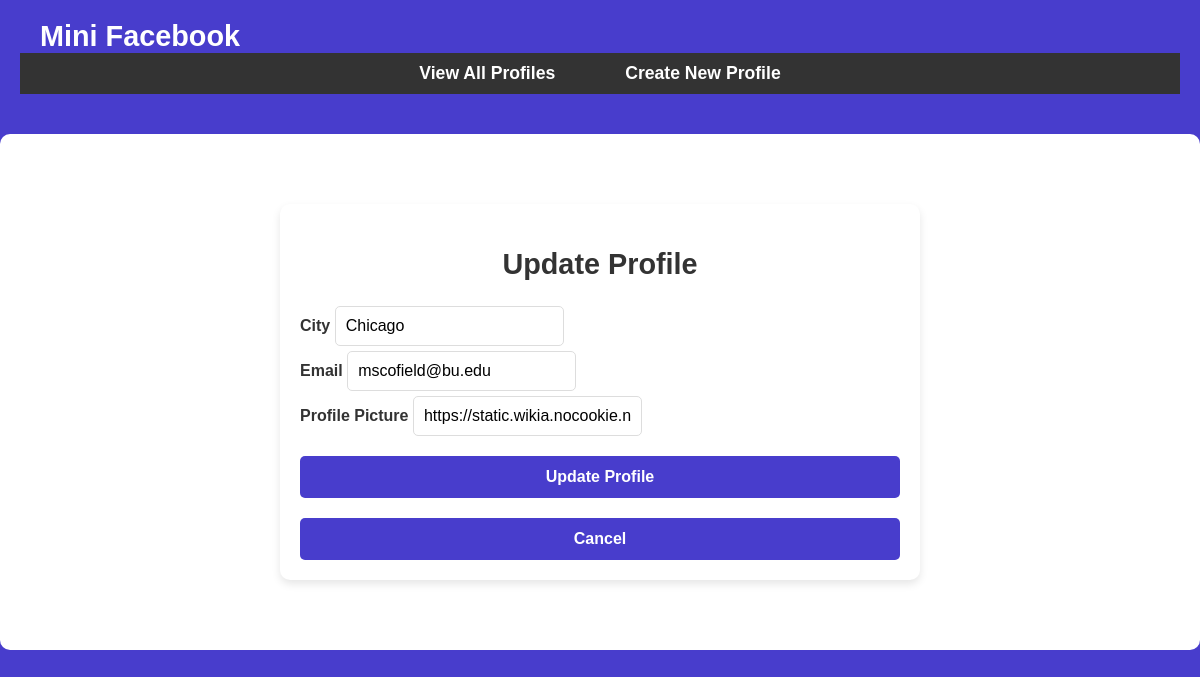
Before: /mini_fb/profile/1/update/ with the older database file.
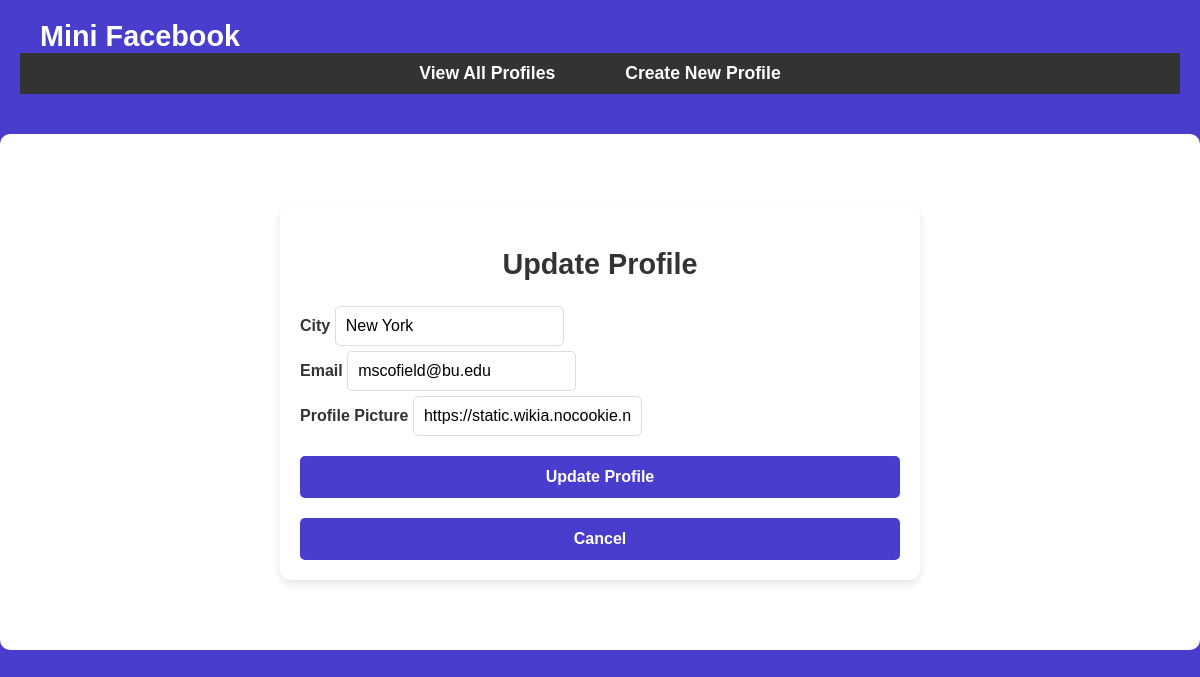
After: the same page with the newer database file.
### mini_fb/models.py (models this page shows, shortened)
class Profile(models.Model):
    first_name = models.CharField(max_length=100)
    last_name = models.CharField(max_length=100)
    city = models.CharField(max_length=100)
    email = models.EmailField()
    profile_pic = models.CharField(max_length=255, blank=True, null=True)

### mini_fb/views.py (the view)
# urls.py: path('profile/<int:pk>/update/', UpdateProfileView.as_view(), name='update_profile'),
class UpdateProfileView(UpdateView):
    model = Profile
    form_class = UpdateProfileForm
    template_name = 'mini_fb/update_profile_form.html'

### mini_fb/forms.py
class UpdateProfileForm(forms.ModelForm):
    class Meta:
        model = Profile
        fields = ['city', 'email', 'profile_pic']

### mini_fb/templates/mini_fb/update_profile_form.html (shortened to what this page needs)
{% extends 'mini_fb/base.html' %}
{% block content %}
<div class="form-container">
    <h2>Update Profile</h2>
    <form method="POST" enctype="multipart/form-data">
        <div class="form-group">
            <label for="id_city">City</label>
            {{ form.city }}
        </div>
        <div class="form-group">
            <label for="id_email">Email</label>
            {{ form.email }}
        </div>
        <div class="form-group">
            <label for="id_profile_pic">Profile Picture</label>
            {{ form.profile_pic }}
        </div>
        <div class="form-group">
            <button type="submit" class="btn btn-primary">Update Profile</button>
            <a href="{% url 'show_profile' pk=profile.pk %}" class="btn btn-secondary">Cancel</a>
        </div>
    </form>
</div>
{% endblock %}

### mini_fb/templates/mini_fb/base.html (shortened to what this page needs)
<!DOCTYPE html>
<html lang="en">
<head>
    {% load static %}
    <link rel="stylesheet" href="{% static 'css/mini_fb.css' %}">
</head>
<body>
    <header>
        <h1>Mini Facebook</h1>
        <nav class="navbar">
            <ul>
                <li><a href="{% url 'show_all_profiles' %}">View All Profiles</a></li>
                <li><a href="{% url 'create_profile' %}">Create New Profile</a></li>
            </ul>
        </nav>
    </header>
    <main>
        {% block content %}{% endblock %}
    </main>
</body>
</html>

### static/css/mini_fb.css (style rules this page uses)
body { font-family: Arial, sans-serif; background-color: #483DCC; margin: 0; padding: 0; color: #333; }
header { background-color: #483DCC; color: white; padding: 20px; text-align: left; font-weight: bold; }
header h1 { margin: 0; padding: 0 20px; font-size: 1.8em; }
.navbar { background-color: #333; padding: 10px 0; text-align: center; }
.navbar ul { list-style-type: none; margin: 0; padding: 0; display: flex; justify-content: center; }
.navbar ul li { margin: 0 15px; }
.navbar ul li a { text-decoration: none; color: white; font-size: 1.1em; padding: 10px 20px; border-radius: 5px; transition: background-color 0.3s ease; }
main { padding: 20px; background-color: white; margin: 20px auto; max-width: 1200px; border-radius: 10px; }
h2 { color: #333; font-size: 1.8em; margin-bottom: 20px; }
.form-container { max-width: 600px; margin: 50px auto; background-color: white; padding: 20px; border-radius: 10px; box-shadow: 0 4px 8px rgba(0, 0, 0, 0.1); }
.form-container h2 { text-align: center; color: #333; margin-bottom: 20px; }
form { display: flex; flex-direction: column; }
label { margin-top: 10px; font-weight: bold; color: #333; }
input[type="text"], input[type="email"], input[type="file"] { padding: 10px; border: 1px solid #ddd; border-radius: 5px; margin-top: 5px; font-size: 16px; transition: border-color 0.3s ease; }
.btn, button { display: inline-block; width: 100%; box-sizing: border-box; margin-top: 20px; padding: 12px 20px; background-color: #483DCC; color: white; border: none; border-radius: 5px; font-size: 16px; font-weight: bold; cursor: pointer; text-decoration: none; text-align: center; transition: background-color 0.3s ease; }

Changed rows visible on the page:
changed Profile "mscofield@bu.edu": city "Chicago" → "New York"
